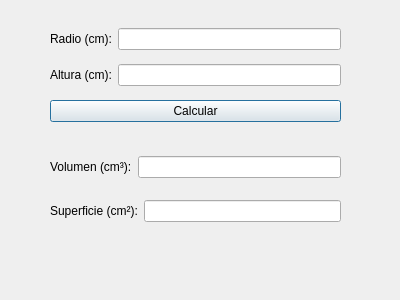
<?xml version="1.0" encoding="UTF-8"?>
<ui version="4.0">
 <class>Dialog</class>
 <widget class="QDialog" name="Dialog">
  <property name="geometry">
   <rect>
    <x>0</x>
    <y>0</y>
    <width>400</width>
    <height>300</height>
   </rect>
  </property>
  <property name="windowTitle">
   <string>Cilindro</string>
  </property>
  <widget class="QWidget" name="verticalLayoutWidget">
   <property name="geometry">
    <rect>
     <x>50</x>
     <y>20</y>
     <width>291</width>
     <height>111</height>
    </rect>
   </property>
   <layout class="QVBoxLayout" name="verticalLayout">
    <item>
     <layout class="QHBoxLayout" name="horizontalLayout">
      <item>
       <widget class="QLabel" name="label">
        <property name="text">
         <string>Radio (cm):</string>
        </property>
       </widget>
      </item>
      <item>
       <widget class="QLineEdit" name="radius"/>
      </item>
     </layout>
    </item>
    <item>
     <layout class="QHBoxLayout" name="horizontalLayout_2">
      <item>
       <widget class="QLabel" name="label_2">
        <property name="text">
         <string>Altura (cm):</string>
        </property>
       </widget>
      </item>
      <item>
       <widget class="QLineEdit" name="height"/>
      </item>
     </layout>
    </item>
    <item>
     <widget class="QPushButton" name="compute_button">
      <property name="text">
       <string>Calcular</string>
      </property>
     </widget>
    </item>
   </layout>
  </widget>
  <widget class="QWidget" name="verticalLayoutWidget_2">
   <property name="geometry">
    <rect>
     <x>50</x>
     <y>140</y>
     <width>291</width>
     <height>99</height>
    </rect>
   </property>
   <layout class="QVBoxLayout" name="verticalLayout_2">
    <item>
     <layout class="QHBoxLayout" name="horizontalLayout_3">
      <item>
       <widget class="QLabel" name="label_3">
        <property name="text">
         <string>Volumen (cm³):</string>
        </property>
       </widget>
      </item>
      <item>
       <widget class="QLineEdit" name="volume"/>
      </item>
     </layout>
    </item>
    <item>
     <layout class="QHBoxLayout" name="horizontalLayout_4">
      <item>
       <widget class="QLabel" name="label1">
        <property name="text">
         <string>Superficie (cm²):</string>
        </property>
       </widget>
      </item>
      <item>
       <widget class="QLineEdit" name="surface"/>
      </item>
     </layout>
    </item>
   </layout>
  </widget>
 </widget>
 <resources/>
 <connections/>
</ui>
